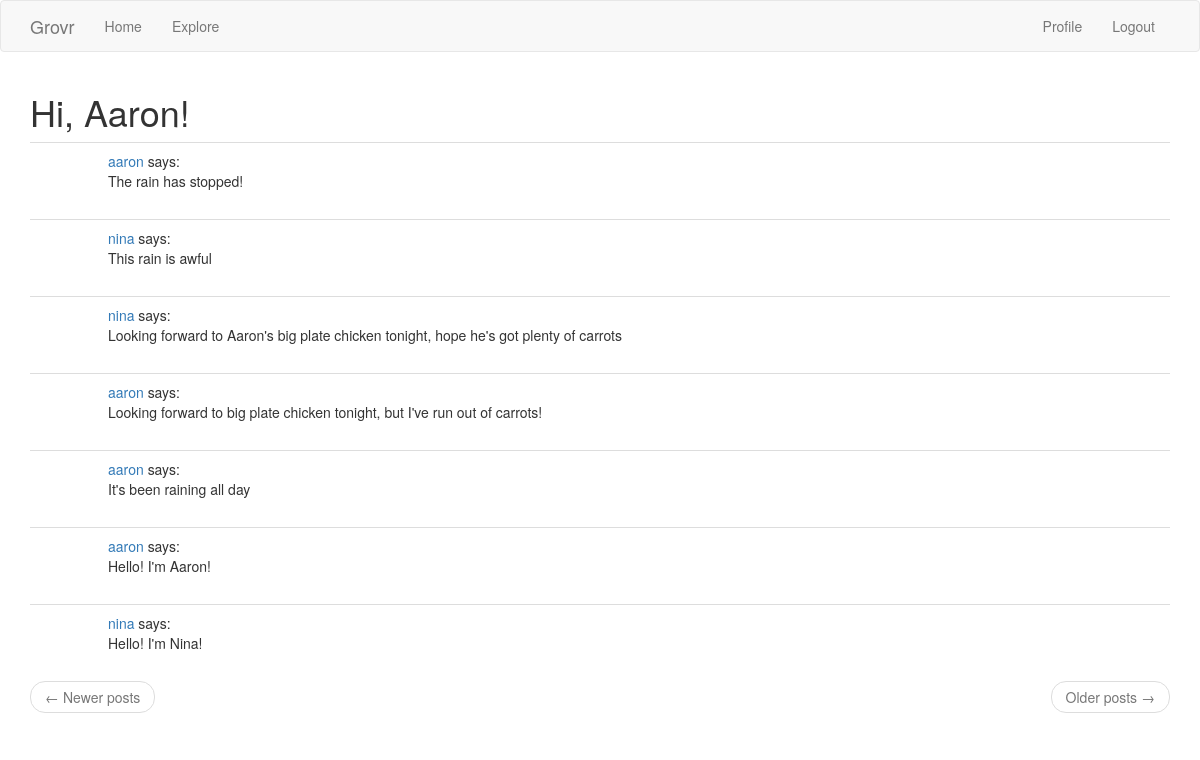
Page /explore (signed in) on the committed database.
### app/models.py (models this page shows, shortened)
class User(UserMixin, db.Model):
    id = db.Column(db.Integer, primary_key=True)
    username = db.Column(db.String(64), index=True, unique=True)
    email = db.Column(db.String(128), index=True, unique=True)
    password_hash = db.Column(db.String(128))
    posts = db.relationship('Post', backref='author', lazy='dynamic')
    about_me = db.Column(db.String(140))
    last_seen = db.Column(db.DateTime, default=dt.utcnow)
    followed = db.relationship(
        'User', secondary = followers,
        primaryjoin = (followers.c.follower_id == id),
        secondaryjoin = (followers.c.followed_id == id),
        backref = db.backref('followers', lazy='dynamic'),
        lazy = 'dynamic'
    )

class Post(db.Model):
    id = db.Column(db.Integer, primary_key=True)
    body = db.Column(db.String(140))
    timestamp = db.Column(db.DateTime, index=True, default=dt.utcnow)
    user_id = db.Column(db.Integer, db.ForeignKey('user.id'))

### app/routes.py (the view)
@app.route('/explore')
@login_required
def explore():
    page = request.args.get('page', 1, type=int)
    posts = Post.query.order_by(Post.timestamp.desc()).paginate(
        page, app.config['POSTS_PER_PAGE'], False)
    next_url = url_for('explore', page=posts.next_num) \
        if posts.has_next else None
    prev_url = url_for('explore', page=posts.prev_num) \
        if posts.has_prev else None
    return render_template('index.html', title='Explore', posts=posts.items,
        next_url=next_url, prev_url=prev_url)

### app/models.py (called while the page is built)
@login.user_loader
def load_user(id):
    return User.query.get(int(id))

### app/routes.py (called while the page is built)
@app.before_request
def before_request():
    if current_user.is_authenticated:
        current_user.last_seen = dt.utcnow()
        db.session.commit()

### app/templates/index.html (shortened to what this page needs)
{% extends "base.html" %}
{% import 'bootstrap/wtf.html' as wtf %}
{% block app_content %}
    <h1>Hi, {{ current_user.username|capitalize }}!</h1>
    {% for post in posts %}
        {% include '_post.html' %}
    {% endfor %}
    <nav aria-label="...">
        <ul class="pager">
            <li class="previous{% if not prev_url %} disabled{% endif %}">
                <a href="{{ prev_url or '#' }}">
                    <span aria-hidden="true">&larr;</span> Newer posts
                </a>
            </li>
            <li class="next{% if not next_url %} disabled{% endif %}">
                <a href="{{ next_url or '#' }}">
                    Older posts <span aria-hidden="true">&rarr;</span>
                </a>
            </li>
        </ul>
    </nav>
{% endblock %}

### app/templates/_post.html (shortened to what this page needs)
    <table class="table table-hover">
        <tr>
            <td width="70px">
            </td>
            <td>
                <a href="{{ url_for('user', username=post.author.username) }}">
                    {{ post.author.username }}
                </a>
                says:
                <br>
                {{ post.body }}
            </td>
        </tr>
    </table>

### rows in the picture
User: username "Aaron"
Post: author.username "aaron", body "The rain has stopped!"
Post: author.username "nina", body "This rain is awful"
Post: author.username "nina", body "Looking forward to Aaron's big plate chicken tonight, hope he's got plenty of carrots"
Post: author.username "aaron", body "Looking forward to big plate chicken tonight, but I've run out of carrots!"
Post: author.username "aaron", body "It's been raining all day"
Post: author.username "aaron", body "Hello! I'm Aaron!"
Post: author.username "nina", body "Hello! I'm Nina!"
